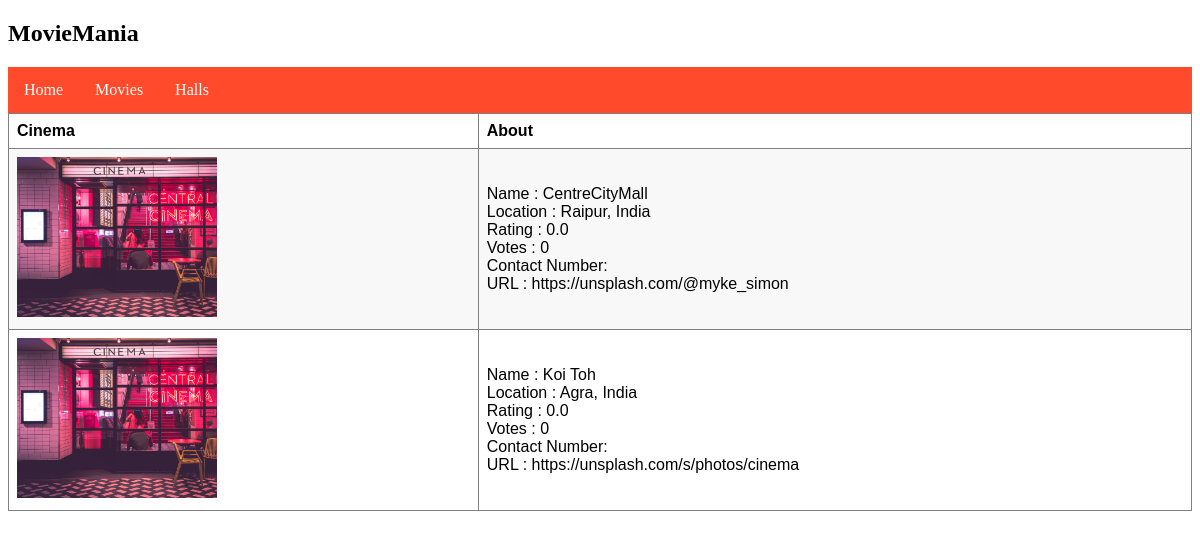
The page /cinemas on the database its author committed.
### ticketapp/models.py (models this page shows, shortened)
class Halls(models.Model):
	Name = models.CharField(max_length=50)
	Location = models.CharField(max_length=100)
	rating = models.FloatField(default = 0.0)
	votes = models.IntegerField(default = 0)
	contact = models.CharField(max_length=12, default='No contact available')
	url = models.URLField(max_length=500, default="No location available")
	photo = models.ImageField(upload_to='ticketapp/images', default="No image available")

### ticketapp/views.py (the view)
# urls.py: path('cinemas', views.halls, name="Cinemas"),
def halls(request):
	cinms = Halls.objects.all()
	params = {'cinema': cinms}
	return render(request, 'cinemas.html', params)

### templates/cinemas.html (shortened to what this page needs)
{%extends 'base.html' %}
{% block content %}
    <table>
          <tr>
               <th>Cinema</th>
               <th>About</th>
          </tr>
          {% for i in cinema %}
          <tr>
               <td><img src="/media/{{i.photo}}" width="200"/></td>
               <td>Name : {{i.Name}}<br/>
               Location : {{i.Location}}<br/>
               Rating : {{i.rating}}<br/>
               Votes : {{i.votes}}<br/>
               Contact Number:{{i.Contact}}<br/>
               URL : {{i.url}}<br/>
               </td>
          </tr>
          {% endfor %}
    </table>
{% endblock %}

### templates/cinemas.html (style rules this page uses)
table { font-family: arial, sans-serif; border-collapse: collapse; width: 100%; }
td, th { border: 1px solid grey; text-align: left; padding: 8px; }
tr:nth-child(even) { background-color: #F8F8F8; }

### rows shown on the page
Halls: photo (picture), Name "CentreCityMall", Location "Raipur, India", rating "0.0", votes "0", url "https://unsplash.com/@myke_simon"
Halls: photo (picture), Name "Koi Toh", Location "Agra, India", rating "0.0", votes "0", url "https://unsplash.com/s/photos/cinema"
